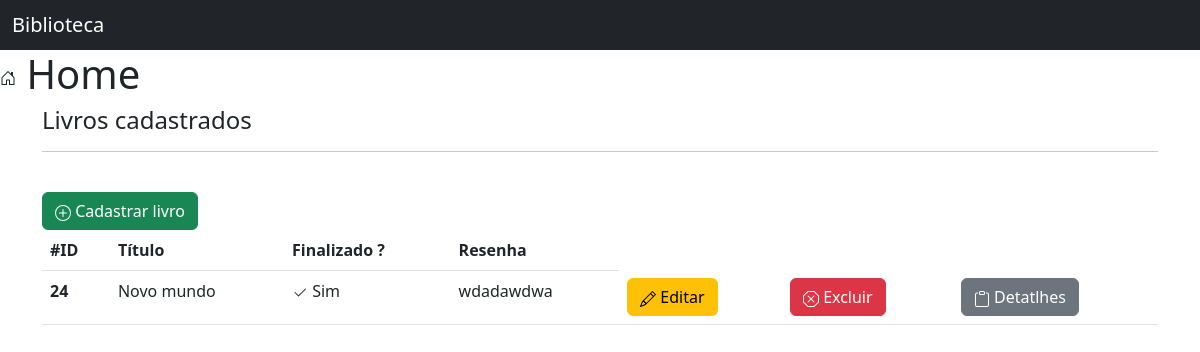
The page /livros/home/ on the database its author committed.
### livros/models.py (models this page shows, shortened)
class Livro(models.Model):
    nome = models.CharField(max_length=60)
    finalizado = models.BooleanField(default=False)
    resenha = models.TextField(max_length=450)

### livros/views.py (the view)
# urls.py: 2. Add a URL to urlpatterns:  path('', views.home, name='home')
def home(request):
    livros = Livro.objects.all()
    status = request.GET.get('status')
    return render(request, 'home.html', {'livros':livros, 'status':status})

### livros/templates/home.html (shortened to what this page needs)
{% extends 'base.html' %}
{% load static %}
{% block 'conteudo' %}
    <h1> Home</h1>
    <div class="container">
        <h4>Livros cadastrados</h4>
        <hr>
        <br>
        <a href=" {% url 'criar_livro' %} " class="btn btn-success"> Cadastrar livro</a>
        <table class="table">
            <thead>
                <tr>
                  <th scope="col">#ID</th>
                  <th scope="col">Título</th>
                  <th scope="col">Finalizado ?</th>
                  <th scope="col">Resenha</th>
                </tr>
              </thead>
            <tbody>
                {% for livro in livros %}
            <tr>
                <th scope="col">{{ livro.id }}</th>
                <td scope="col">{{ livro.nome }}</td>
                {% if livro.finalizado %}
                <td scope="col"><svg xmlns="http://www.w3.org/2000/svg" width="16" height="16" fill="currentColor" class="bi bi-check2" viewBox="0 0 16 16">
                    <path d="M13.854 3.646a.5.5 0 0 1 0 .708l-7 7a.5.5 0 0 1-.708 0l-3.5-3.5a.5.5 0 1 1 .708-.708L6.5 10.293l6.646-6.647a.5.5 0 0 1 .708 0z"/>
                  </svg> Sim</th>
                {% endif %}
                <td scope="col">{{ livro.resenha }}</td>
                <td scope="col"><a href="{% url 'editar_livro' livro.id %}" class="btn btn-warning"> Editar</a></td>
                <td scope="col"><a href="{% url 'deletar_livro'  livro.id  1 %}"  class="btn btn-danger"> Excluir</a></td>
                <td scope="col"><a href="{% url 'detalhar_livro' livro.id %}" class="btn btn-secondary"> Detatlhes</a></td>
            </tr>
            </tbody>
              {% endfor %}
    </div>
{% endblock %}

### rows shown on the page
Livro: id "24", nome "Novo mundo", finalizado True (drawn), resenha "wdadawdwa"
